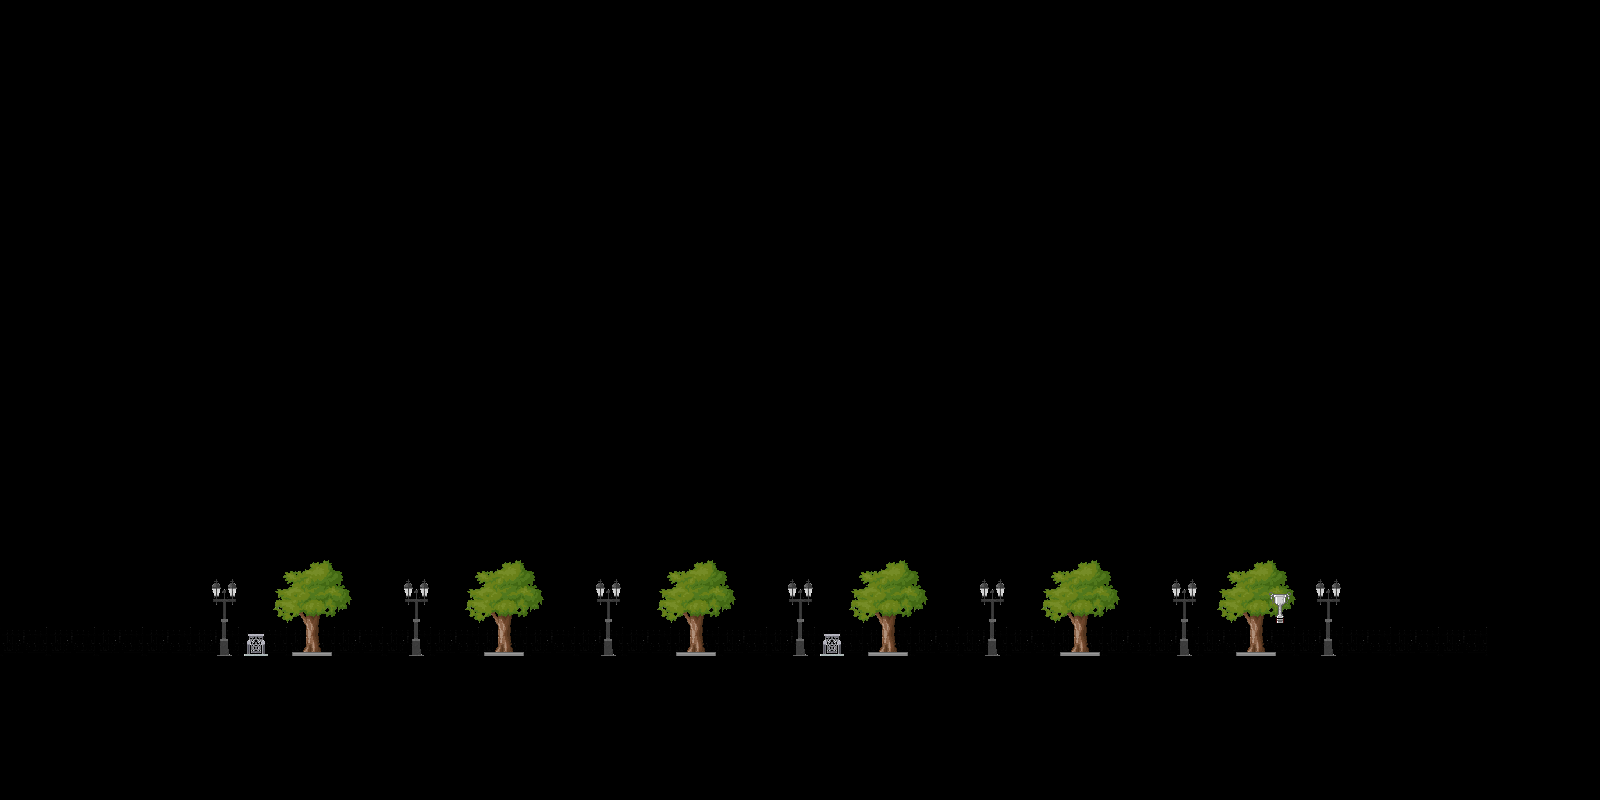

A 2D game scene composited from a Tiled map and its tileset images. What follows is a short description and the map's XML, with each tile layer's data collapsed to a summary:
An orthogonal 100x50 tile map with 16x16 px tiles, 5 tile layers (bg, m1, m2, m3, ...) and 40 objects (spawn).

<map version="1.0" orientation="orthogonal" renderorder="right-down" width="100" height="50" tilewidth="16" tileheight="16">
 <tileset firstgid="1" name="Style" tilewidth="16" tileheight="16">
  <image source="Style.png" width="512" height="128" />
 </tileset>
 <layer name="bg" width="100" height="50">
  <data>[5000 cells, 186 non-empty, 6 distinct tile ids]</data>
 </layer>
 <layer name="m1" width="100" height="50">
  <data>[5000 cells, 250 non-empty, 40 distinct tile ids]</data>
 </layer>
 <layer name="m2" width="100" height="50">
  <data>[5000 cells, 8 non-empty, 4 distinct tile ids]</data>
 </layer>
 <layer name="m3" width="100" height="50">
  <data>[5000 cells, 4 non-empty, 4 distinct tile ids]</data>
 </layer>
 <layer name="fg" width="100" height="50">
  <data>[5000 cells, 0 non-empty, 0 distinct tile ids]</data>
 </layer>
 <objectgroup name="ground">
  <object x="0" y="656">
   <polygon points="0,0 1600,0 1600,8 0,16" />
  </object>
 </objectgroup>
 <objectgroup name="spawn">
  <object name="spawn" x="160" y="576">
   <ellipse />
  </object>
 </objectgroup>
 <objectgroup name="finish">
  <object x="1276" y="476" width="8" height="180" />
 </objectgroup>
 <objectgroup name="platforms">
  <object x="245" y="635" width="20" />
  <object x="288" y="572" width="16" />
  <object x="304" y="564" width="32" />
  <object x="480" y="572" width="16" />
  <object x="496" y="564" width="32" />
  <object x="404" y="600" width="24" />
  <object x="596" y="600" width="24" />
  <object x="668" y="572" width="20" />
  <object x="688" y="564" width="32" />
  <object x="788" y="600" width="24" />
  <object x="860" y="572" width="20" />
  <object x="880" y="564" width="32" />
  <object x="981" y="600" width="24" />
  <object x="1052" y="572" width="20" />
  <object x="1072" y="564" width="32" />
  <object x="1172" y="600" width="24" />
  <object x="1228" y="572" width="20" />
  <object x="1248" y="564" width="28" />
  <object x="824" y="635" width="16" />
  <object x="214" y="600" width="20" />
 </objectgroup>
 <objectgroup name="bugs">
  <object x="224" y="576">
   <ellipse />
  </object>
  <object x="320" y="544">
   <ellipse />
  </object>
  <object x="416" y="580">
   <ellipse />
  </object>
  <object x="496" y="540">
   <ellipse />
  </object>
  <object x="568" y="608">
   <ellipse />
  </object>
  <object x="720" y="608">
   <ellipse />
  </object>
  <object x="892" y="544">
   <ellipse />
  </object>
  <object x="992" y="576">
   <ellipse />
  </object>
  <object x="1064" y="556">
   <ellipse />
  </object>
  <object x="1088" y="540">
   <ellipse />
  </object>
  <object x="1152" y="612">
   <ellipse />
  </object>
 </objectgroup>
 <objectgroup name="rain">
  <object x="368" y="592">
   <ellipse />
  </object>
  <object x="256" y="532">
   <ellipse />
  </object>
  <object x="568" y="536">
   <ellipse />
  </object>
  <object x="764" y="540">
   <ellipse />
  </object>
  <object x="948" y="588">
   <ellipse />
  </object>
  <object x="1152" y="528">
   <ellipse />
  </object>
 </objectgroup>
</map>
